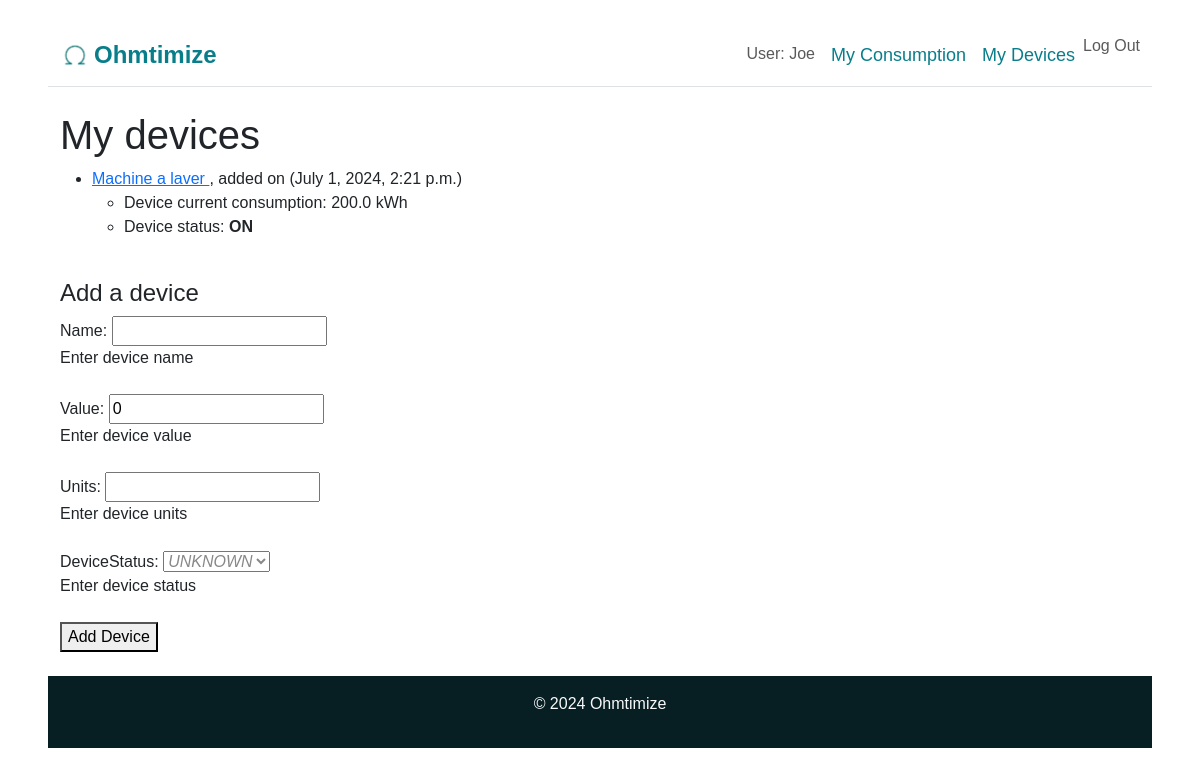
The page /ohmtimize/mydevices/ (signed in) on the database its author committed.
### ohmtimize/models.py (models this page shows, shortened)
class Device(models.Model):
    DEVICE_STATUS = [
        ('ON', 'ON'),
        ('OFF', 'OFF'),
        ('UNKNOWN', 'UNKNOWN'),
    ]
    user = models.ForeignKey(settings.AUTH_USER_MODEL, on_delete=models.SET_NULL, null=True, blank=True)
    name = models.CharField(max_length=100, help_text='Enter device name <br><br>')
    value = models.FloatField(help_text='Enter device value <br><br>', default=0)
    units = models.CharField(max_length=10, help_text='Enter device units <br><br>')
    dateTime = models.DateTimeField(auto_now_add=timezone.now)
    deviceStatus = models.CharField(max_length=7, choices=DEVICE_STATUS, default='UNKNOWN', help_text='Enter device status <br><br>')

### ohmtimize/views.py (the view, shortened to what this page needs)
# urls.py: path('mydevices/', views.DevicesByUserListView.as_view(), name='mydevices'),
class DevicesByUserListView(LoginRequiredMixin, generic.ListView):
    model = Device
    template_name = 'ohmtimize/device_list.html'
    def get_queryset(self):
        return Device.objects.filter(user=self.request.user)
    def get_context_data(self, **kwargs):
        context = super().get_context_data(**kwargs)
        if self.request.method == 'POST':
            context['form'] = AddDeviceForm(self.request.POST)
        else:
            context['form'] = AddDeviceForm()
        return context

### ohmtimize/forms.py (shortened to what this page needs)
class AddDeviceForm(forms.ModelForm):
    class Meta:
        model = Device
        fields = ['name', 'value', 'units', 'deviceStatus']
        widgets = {
            'deviceStatus': forms.Select(attrs={'class': 'help-msg'}),
        }

### ohmtimize/templates/ohmtimize/device_list.html (shortened to what this page needs)
{% extends "base_generic.html" %}
{% block content %}
    <h1>My devices</h1>
    {% if device_list %}
    <ul>
      {% for devi in device_list %}
      <li>
        <a href="{{ devi.get_absolute_url }}">{{ devi.name }} </a>, added on
        ({{ devi.dateTime }})
      </li>
      <ul>
        <li>Device current consumption: {{ devi.value }} {{ devi.units }}</li>
        <li>Device status: <b>{{ devi.deviceStatus }}</b></li>
      </ul>
      {% endfor %}
    </ul>
    {% else %}
      <p>There are no devices to show.</p>
    {% endif %}
    <br>
    <h4>Add a device</h4>
    <form method="post">
        {{ form.as_table }}
        <button type="submit">Add Device</button>
    </form>
{% endblock %}

### ohmtimize/templates/base_generic.html (shortened to what this page needs)
<!DOCTYPE html>
<html lang="en">
  <head>
    <link href="https://cdn.jsdelivr.net/npm/bootstrap@5.3.3/dist/css/bootstrap.min.css"
      rel="stylesheet"
>
    {% load static %}
    <link rel="stylesheet" href="{% static 'css/styles.css' %}" />
  </head>
  <body>
    <nav class="navbar navbar-expand-lg border-bottom border-body" data-bs-theme="light">
      <div class="container-fluid">
        <a class="navbar-brand d-flex align-items-center " href="{% url 'index' %}">
          <img src="{% static 'images/logo.png' %}" alt="Logo" width="30" class="d-inline-block align-text-top">
          <span class="logo">Ohmtimize</span>
        </a>
        <div class="collapse navbar-collapse" id="navbarNav">
          <ul class="navbar-nav ms-auto">
            {% if user.is_authenticated %}
            <li class="nav-item">
              <span class="nav-link">User: {{ user.get_username }}</span>
            </li>
            <li class="nav-item">
              <a class="nav-link" href="{% url 'myconsumption' %}">My Consumption</a>
            </li>
            <li class="nav-item">
              <a class="nav-link" href="{% url 'mydevices' %}">My Devices</a>
            </li>
            <li class="nav-item">
              <form id="logout-form" method="post" action="{% url 'logout' %}" class="d-inline">
                <button type="submit" class="btn btn-link nav-link">Log Out</button>
              </form>
            </li>
            {% endif %}
          </ul>
        </div>
      </div>
    </nav>
    <div class="container mt-4">
      {% block content %}{% endblock %}
    </div>
    <footer class="bg-brand-dark text-light py-3 mt-4">
      <div class="container text-center">
        <p>&copy; 2024 Ohmtimize</p>
      </div>
    </footer>
  </body>
</html>

### ohmtimize/static/css/styles.css (style rules this page uses)
body { font-family: 'Gotham', sans-serif; margin: 2% 4%; }
.nav-item a { color:#087e8b; font-size: large; }
#logout-form { display: inline; }
#logout-form button { padding: 0; margin: 0; }
.bg-brand-dark { background-color: #071e22; }
.logo { color: #087e8b; font-weight: bold; font-size: larger; margin-left: 4px; }
.help-msg { color: #888; font-style: italic; width: fit-content; }

### rows shown on the page
Device: name "Machine a laver", dateTime "July 1, 2024, 2:21 p.m.", value "200.0", units "kWh", deviceStatus "ON"

### other values the page prints
{{ user.get_username }} "Joe"
